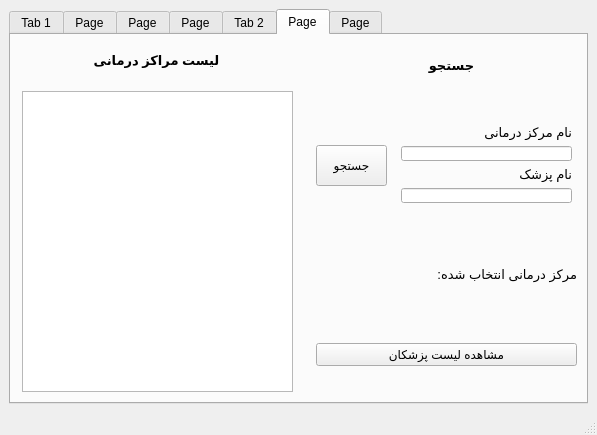
<?xml version="1.0" encoding="UTF-8"?>
<ui version="4.0">
 <class>MainWindow</class>
 <widget class="QMainWindow" name="MainWindow">
  <property name="geometry">
   <rect>
    <x>0</x>
    <y>0</y>
    <width>597</width>
    <height>435</height>
   </rect>
  </property>
  <property name="windowTitle">
   <string>MainWindow</string>
  </property>
  <widget class="QWidget" name="centralwidget">
   <layout class="QGridLayout" name="gridLayout">
    <item row="0" column="1">
     <widget class="QTabWidget" name="tabWidget">
      <property name="currentIndex">
       <number>5</number>
      </property>
      <widget class="QWidget" name="sfdg">
       <attribute name="title">
        <string>Tab 1</string>
       </attribute>
       <widget class="QLabel" name="label_6">
        <property name="geometry">
         <rect>
          <x>150</x>
          <y>10</y>
          <width>271</width>
          <height>41</height>
         </rect>
        </property>
        <property name="font">
         <font>
          <pointsize>10</pointsize>
          <weight>75</weight>
          <bold>true</bold>
         </font>
        </property>
        <property name="text">
         <string>مشخصات</string>
        </property>
        <property name="alignment">
         <set>Qt::AlignCenter</set>
        </property>
       </widget>
       <widget class="QLabel" name="label_12">
        <property name="geometry">
         <rect>
          <x>414</x>
          <y>60</y>
          <width>131</width>
          <height>20</height>
         </rect>
        </property>
        <property name="font">
         <font>
          <pointsize>10</pointsize>
         </font>
        </property>
        <property name="text">
         <string>نام</string>
        </property>
       </widget>
       <widget class="QLineEdit" name="fname">
        <property name="geometry">
         <rect>
          <x>392</x>
          <y>80</y>
          <width>161</width>
          <height>20</height>
         </rect>
        </property>
       </widget>
       <widget class="QLabel" name="label_15">
        <property name="geometry">
         <rect>
          <x>230</x>
          <y>60</y>
          <width>131</width>
          <height>20</height>
         </rect>
        </property>
        <property name="font">
         <font>
          <pointsize>10</pointsize>
         </font>
        </property>
        <property name="text">
         <string>نام خانوادگی</string>
        </property>
       </widget>
       <widget class="QLineEdit" name="lname">
        <property name="geometry">
         <rect>
          <x>200</x>
          <y>80</y>
          <width>161</width>
          <height>20</height>
         </rect>
        </property>
       </widget>
       <widget class="QLabel" name="label_16">
        <property name="geometry">
         <rect>
          <x>400</x>
          <y>120</y>
          <width>151</width>
          <height>20</height>
         </rect>
        </property>
        <property name="font">
         <font>
          <pointsize>10</pointsize>
         </font>
        </property>
        <property name="text">
         <string>بیمه</string>
        </property>
       </widget>
       <widget class="QComboBox" name="combo_insurance_panel">
        <property name="geometry">
         <rect>
          <x>392</x>
          <y>150</y>
          <width>161</width>
          <height>22</height>
         </rect>
        </property>
       </widget>
       <widget class="QLabel" name="label_17">
        <property name="geometry">
         <rect>
          <x>230</x>
          <y>120</y>
          <width>131</width>
          <height>20</height>
         </rect>
        </property>
        <property name="font">
         <font>
          <pointsize>10</pointsize>
         </font>
        </property>
        <property name="text">
         <string>عکس</string>
        </property>
       </widget>
       <widget class="QLabel" name="image">
        <property name="geometry">
         <rect>
          <x>20</x>
          <y>60</y>
          <width>151</width>
          <height>141</height>
         </rect>
        </property>
        <property name="text">
         <string>عکس</string>
        </property>
       </widget>
       <widget class="QPushButton" name="browseimage">
        <property name="geometry">
         <rect>
          <x>200</x>
          <y>150</y>
          <width>91</width>
          <height>21</height>
         </rect>
        </property>
        <property name="text">
         <string>بارگذاری عکس</string>
        </property>
       </widget>
       <widget class="QPushButton" name="update_panel">
        <property name="geometry">
         <rect>
          <x>195</x>
          <y>320</y>
          <width>361</width>
          <height>31</height>
         </rect>
        </property>
        <property name="text">
         <string>ثبت تغییرات</string>
        </property>
       </widget>
       <widget class="QLabel" name="label_19">
        <property name="geometry">
         <rect>
          <x>420</x>
          <y>180</y>
          <width>131</width>
          <height>20</height>
         </rect>
        </property>
        <property name="font">
         <font>
          <pointsize>10</pointsize>
         </font>
        </property>
        <property name="text">
         <string>تاریخ تولد</string>
        </property>
       </widget>
       <widget class="QDateEdit" name="dateEdit">
        <property name="geometry">
         <rect>
          <x>389</x>
          <y>210</y>
          <width>161</width>
          <height>22</height>
         </rect>
        </property>
       </widget>
       <widget class="QLabel" name="label_20">
        <property name="geometry">
         <rect>
          <x>230</x>
          <y>180</y>
          <width>131</width>
          <height>20</height>
         </rect>
        </property>
        <property name="font">
         <font>
          <pointsize>10</pointsize>
         </font>
        </property>
        <property name="text">
         <string>جنسیت</string>
        </property>
       </widget>
       <widget class="QRadioButton" name="female">
        <property name="geometry">
         <rect>
          <x>201</x>
          <y>210</y>
          <width>61</width>
          <height>20</height>
         </rect>
        </property>
        <property name="text">
         <string>زن</string>
        </property>
       </widget>
       <widget class="QRadioButton" name="male">
        <property name="geometry">
         <rect>
          <x>291</x>
          <y>210</y>
          <width>61</width>
          <height>20</height>
         </rect>
        </property>
        <property name="text">
         <string>مرد</string>
        </property>
       </widget>
       <widget class="QLabel" name="label_21">
        <property name="geometry">
         <rect>
          <x>250</x>
          <y>250</y>
          <width>301</width>
          <height>20</height>
         </rect>
        </property>
        <property name="font">
         <font>
          <pointsize>10</pointsize>
         </font>
        </property>
        <property name="text">
         <string>رمز عبور</string>
        </property>
       </widget>
       <widget class="QLineEdit" name="password">
        <property name="geometry">
         <rect>
          <x>390</x>
          <y>280</y>
          <width>161</width>
          <height>20</height>
         </rect>
        </property>
       </widget>
      </widget>
      <widget class="QWidget" name="asdfg">
       <attribute name="title">
        <string>Page</string>
       </attribute>
       <widget class="QLabel" name="label_8">
        <property name="geometry">
         <rect>
          <x>144</x>
          <y>10</y>
          <width>231</width>
          <height>31</height>
         </rect>
        </property>
        <property name="font">
         <font>
          <pointsize>10</pointsize>
          <weight>75</weight>
          <bold>true</bold>
         </font>
        </property>
        <property name="text">
         <string>نوبت های من و خانواده</string>
        </property>
        <property name="alignment">
         <set>Qt::AlignCenter</set>
        </property>
       </widget>
       <widget class="QLabel" name="label_18">
        <property name="geometry">
         <rect>
          <x>470</x>
          <y>50</y>
          <width>101</width>
          <height>20</height>
         </rect>
        </property>
        <property name="font">
         <font>
          <pointsize>10</pointsize>
         </font>
        </property>
        <property name="text">
         <string>انتخاب اعضای خانواده</string>
        </property>
       </widget>
       <widget class="QComboBox" name="chose_family">
        <property name="geometry">
         <rect>
          <x>410</x>
          <y>70</y>
          <width>161</width>
          <height>22</height>
         </rect>
        </property>
       </widget>
       <widget class="QListView" name="list_appointment">
        <property name="geometry">
         <rect>
          <x>10</x>
          <y>51</y>
          <width>201</width>
          <height>311</height>
         </rect>
        </property>
       </widget>
       <widget class="QLabel" name="label_22">
        <property name="geometry">
         <rect>
          <x>244</x>
          <y>50</y>
          <width>151</width>
          <height>20</height>
         </rect>
        </property>
        <property name="font">
         <font>
          <pointsize>10</pointsize>
         </font>
        </property>
        <property name="text">
         <string>مشخصات نوبت انتخاب شده:</string>
        </property>
       </widget>
       <widget class="QLabel" name="appointment_label">
        <property name="geometry">
         <rect>
          <x>230</x>
          <y>79</y>
          <width>161</width>
          <height>211</height>
         </rect>
        </property>
        <property name="text">
         <string>مشخصات</string>
        </property>
       </widget>
       <widget class="QLabel" name="label_24">
        <property name="geometry">
         <rect>
          <x>410</x>
          <y>100</y>
          <width>101</width>
          <height>20</height>
         </rect>
        </property>
        <property name="font">
         <font>
          <pointsize>10</pointsize>
          <weight>75</weight>
          <bold>true</bold>
         </font>
        </property>
        <property name="text">
         <string>جستجو</string>
        </property>
       </widget>
       <widget class="QComboBox" name="combo_specialty_appointment">
        <property name="geometry">
         <rect>
          <x>408</x>
          <y>189</y>
          <width>161</width>
          <height>20</height>
         </rect>
        </property>
       </widget>
       <widget class="QLabel" name="label_25">
        <property name="geometry">
         <rect>
          <x>408</x>
          <y>171</y>
          <width>161</width>
          <height>20</height>
         </rect>
        </property>
        <property name="font">
         <font>
          <pointsize>10</pointsize>
         </font>
        </property>
        <property name="text">
         <string>تخصص</string>
        </property>
       </widget>
       <widget class="QLineEdit" name="search_doctor_appointment">
        <property name="geometry">
         <rect>
          <x>408</x>
          <y>148</y>
          <width>161</width>
          <height>20</height>
         </rect>
        </property>
       </widget>
       <widget class="QLabel" name="label_26">
        <property name="geometry">
         <rect>
          <x>428</x>
          <y>130</y>
          <width>141</width>
          <height>20</height>
         </rect>
        </property>
        <property name="font">
         <font>
          <pointsize>10</pointsize>
          <weight>50</weight>
          <bold>false</bold>
         </font>
        </property>
        <property name="text">
         <string>نام پزشک</string>
        </property>
       </widget>
       <widget class="QLabel" name="label_27">
        <property name="geometry">
         <rect>
          <x>408</x>
          <y>212</y>
          <width>161</width>
          <height>20</height>
         </rect>
        </property>
        <property name="font">
         <font>
          <pointsize>10</pointsize>
         </font>
        </property>
        <property name="text">
         <string>تاریخ</string>
        </property>
       </widget>
       <widget class="QPushButton" name="find_appointment">
        <property name="geometry">
         <rect>
          <x>450</x>
          <y>320</y>
          <width>71</width>
          <height>21</height>
         </rect>
        </property>
        <property name="text">
         <string>جستجو</string>
        </property>
       </widget>
       <widget class="QDateEdit" name="dateEdit_appointment">
        <property name="geometry">
         <rect>
          <x>409</x>
          <y>230</y>
          <width>161</width>
          <height>22</height>
         </rect>
        </property>
       </widget>
       <widget class="QLabel" name="label_28">
        <property name="geometry">
         <rect>
          <x>410</x>
          <y>260</y>
          <width>161</width>
          <height>20</height>
         </rect>
        </property>
        <property name="font">
         <font>
          <pointsize>10</pointsize>
         </font>
        </property>
        <property name="text">
         <string>ساعت</string>
        </property>
       </widget>
       <widget class="QTimeEdit" name="timeEdit_appointment">
        <property name="geometry">
         <rect>
          <x>410</x>
          <y>280</y>
          <width>161</width>
          <height>22</height>
         </rect>
        </property>
       </widget>
       <widget class="QPushButton" name="profile_doctor_appointment">
        <property name="geometry">
         <rect>
          <x>225</x>
          <y>330</y>
          <width>181</width>
          <height>20</height>
         </rect>
        </property>
        <property name="text">
         <string>مشاهده پروفایل پزشک نوبت انتخاب شده</string>
        </property>
       </widget>
       <widget class="QSpinBox" name="score_doctor">
        <property name="geometry">
         <rect>
          <x>280</x>
          <y>300</y>
          <width>42</width>
          <height>22</height>
         </rect>
        </property>
        <property name="maximum">
         <number>5</number>
        </property>
       </widget>
       <widget class="QLabel" name="label_34">
        <property name="geometry">
         <rect>
          <x>330</x>
          <y>300</y>
          <width>71</width>
          <height>20</height>
         </rect>
        </property>
        <property name="font">
         <font>
          <pointsize>8</pointsize>
         </font>
        </property>
        <property name="text">
         <string>امتیاز دهی به پزشک</string>
        </property>
       </widget>
       <widget class="QPushButton" name="score_clicked">
        <property name="geometry">
         <rect>
          <x>220</x>
          <y>300</y>
          <width>56</width>
          <height>21</height>
         </rect>
        </property>
        <property name="text">
         <string>تایید امتیاز</string>
        </property>
       </widget>
      </widget>
      <widget class="QWidget" name="tab_2">
       <attribute name="title">
        <string>Page</string>
       </attribute>
       <widget class="QLabel" name="label_29">
        <property name="geometry">
         <rect>
          <x>150</x>
          <y>10</y>
          <width>211</width>
          <height>31</height>
         </rect>
        </property>
        <property name="font">
         <font>
          <pointsize>10</pointsize>
          <weight>75</weight>
          <bold>true</bold>
         </font>
        </property>
        <property name="text">
         <string>خانواده</string>
        </property>
        <property name="alignment">
         <set>Qt::AlignCenter</set>
        </property>
       </widget>
       <widget class="QPushButton" name="add_family">
        <property name="geometry">
         <rect>
          <x>335</x>
          <y>70</y>
          <width>231</width>
          <height>61</height>
         </rect>
        </property>
        <property name="font">
         <font>
          <pointsize>10</pointsize>
         </font>
        </property>
        <property name="text">
         <string>افزودن عضو +</string>
        </property>
       </widget>
       <widget class="QListView" name="list_family">
        <property name="geometry">
         <rect>
          <x>15</x>
          <y>51</y>
          <width>271</width>
          <height>301</height>
         </rect>
        </property>
       </widget>
       <widget class="QLabel" name="label_30">
        <property name="geometry">
         <rect>
          <x>360</x>
          <y>220</y>
          <width>201</width>
          <height>31</height>
         </rect>
        </property>
        <property name="font">
         <font>
          <pointsize>10</pointsize>
         </font>
        </property>
        <property name="text">
         <string>عضو انتخاب شده:</string>
        </property>
       </widget>
       <widget class="QLabel" name="selected_family">
        <property name="geometry">
         <rect>
          <x>340</x>
          <y>250</y>
          <width>221</width>
          <height>31</height>
         </rect>
        </property>
        <property name="font">
         <font>
          <pointsize>10</pointsize>
         </font>
        </property>
        <property name="text">
         <string/>
        </property>
       </widget>
       <widget class="QPushButton" name="delete_selected_family">
        <property name="geometry">
         <rect>
          <x>420</x>
          <y>310</y>
          <width>141</width>
          <height>20</height>
         </rect>
        </property>
        <property name="text">
         <string>حذف عضو انتخاب شده</string>
        </property>
       </widget>
      </widget>
      <widget class="QWidget" name="tab_3">
       <attribute name="title">
        <string>Page</string>
       </attribute>
       <widget class="QLabel" name="label_32">
        <property name="geometry">
         <rect>
          <x>180</x>
          <y>10</y>
          <width>211</width>
          <height>91</height>
         </rect>
        </property>
        <property name="font">
         <font>
          <pointsize>10</pointsize>
          <weight>75</weight>
          <bold>true</bold>
         </font>
        </property>
        <property name="text">
         <string>پیگیری نوبت</string>
        </property>
        <property name="alignment">
         <set>Qt::AlignCenter</set>
        </property>
       </widget>
       <widget class="QLabel" name="label_33">
        <property name="geometry">
         <rect>
          <x>271</x>
          <y>116</y>
          <width>201</width>
          <height>31</height>
         </rect>
        </property>
        <property name="font">
         <font>
          <pointsize>10</pointsize>
         </font>
        </property>
        <property name="text">
         <string>کد پیگیری</string>
        </property>
       </widget>
       <widget class="QLineEdit" name="lineEdit">
        <property name="geometry">
         <rect>
          <x>151</x>
          <y>148</y>
          <width>321</width>
          <height>20</height>
         </rect>
        </property>
       </widget>
       <widget class="QPushButton" name="pushButton">
        <property name="geometry">
         <rect>
          <x>240</x>
          <y>210</y>
          <width>131</width>
          <height>21</height>
         </rect>
        </property>
        <property name="text">
         <string>پیگیری</string>
        </property>
       </widget>
      </widget>
      <widget class="QWidget" name="dfbg">
       <attribute name="title">
        <string>Tab 2</string>
       </attribute>
       <widget class="QListView" name="list_doctor">
        <property name="geometry">
         <rect>
          <x>6</x>
          <y>56</y>
          <width>271</width>
          <height>301</height>
         </rect>
        </property>
       </widget>
       <widget class="QLabel" name="label">
        <property name="geometry">
         <rect>
          <x>10</x>
          <y>0</y>
          <width>261</width>
          <height>51</height>
         </rect>
        </property>
        <property name="font">
         <font>
          <pointsize>10</pointsize>
          <weight>75</weight>
          <bold>true</bold>
         </font>
        </property>
        <property name="text">
         <string>لیست پزشکان</string>
        </property>
        <property name="alignment">
         <set>Qt::AlignCenter</set>
        </property>
       </widget>
       <widget class="QPushButton" name="find_doctor">
        <property name="geometry">
         <rect>
          <x>300</x>
          <y>120</y>
          <width>71</width>
          <height>41</height>
         </rect>
        </property>
        <property name="text">
         <string>جستجو</string>
        </property>
       </widget>
       <widget class="QLabel" name="label_4">
        <property name="geometry">
         <rect>
          <x>320</x>
          <y>20</y>
          <width>231</width>
          <height>20</height>
         </rect>
        </property>
        <property name="font">
         <font>
          <pointsize>10</pointsize>
          <weight>75</weight>
          <bold>true</bold>
         </font>
        </property>
        <property name="text">
         <string>جستجو</string>
        </property>
        <property name="alignment">
         <set>Qt::AlignCenter</set>
        </property>
       </widget>
       <widget class="QPushButton" name="sort_vistprice">
        <property name="geometry">
         <rect>
          <x>310</x>
          <y>210</y>
          <width>241</width>
          <height>20</height>
         </rect>
        </property>
        <property name="text">
         <string>مرتب کردن بر اساس هزینه ویزیت</string>
        </property>
       </widget>
       <widget class="QWidget" name="">
        <property name="geometry">
         <rect>
          <x>380</x>
          <y>70</y>
          <width>181</width>
          <height>121</height>
         </rect>
        </property>
        <layout class="QVBoxLayout" name="verticalLayout_6">
         <item>
          <widget class="QLabel" name="label_2">
           <property name="font">
            <font>
             <pointsize>10</pointsize>
             <weight>50</weight>
             <bold>false</bold>
            </font>
           </property>
           <property name="text">
            <string>نام پزشک</string>
           </property>
          </widget>
         </item>
         <item>
          <widget class="QLineEdit" name="search_name_doctor"/>
         </item>
         <item>
          <widget class="QLabel" name="label_3">
           <property name="font">
            <font>
             <pointsize>10</pointsize>
            </font>
           </property>
           <property name="text">
            <string>تخصص</string>
           </property>
          </widget>
         </item>
         <item>
          <widget class="QComboBox" name="combo_specialty"/>
         </item>
         <item>
          <widget class="QLabel" name="label_5">
           <property name="font">
            <font>
             <pointsize>10</pointsize>
            </font>
           </property>
           <property name="text">
            <string>بیمه</string>
           </property>
          </widget>
         </item>
         <item>
          <widget class="QComboBox" name="combo_insurance"/>
         </item>
        </layout>
       </widget>
       <widget class="QWidget" name="">
        <property name="geometry">
         <rect>
          <x>300</x>
          <y>250</y>
          <width>261</width>
          <height>101</height>
         </rect>
        </property>
        <layout class="QVBoxLayout" name="verticalLayout_7">
         <item>
          <widget class="QLabel" name="label_7">
           <property name="font">
            <font>
             <pointsize>10</pointsize>
            </font>
           </property>
           <property name="text">
            <string>پزشک انتخاب شده:</string>
           </property>
          </widget>
         </item>
         <item>
          <widget class="QLabel" name="selected_doctor">
           <property name="text">
            <string/>
           </property>
          </widget>
         </item>
         <item>
          <layout class="QVBoxLayout" name="verticalLayout">
           <item>
            <widget class="QPushButton" name="appointment">
             <property name="text">
              <string>رزرو نوبت</string>
             </property>
            </widget>
           </item>
           <item>
            <widget class="QPushButton" name="profile">
             <property name="text">
              <string>مشاهده پروفایل</string>
             </property>
            </widget>
           </item>
          </layout>
         </item>
        </layout>
       </widget>
      </widget>
      <widget class="QWidget" name="dfb">
       <attribute name="title">
        <string>Page</string>
       </attribute>
       <widget class="QLabel" name="label_13">
        <property name="geometry">
         <rect>
          <x>325</x>
          <y>20</y>
          <width>231</width>
          <height>20</height>
         </rect>
        </property>
        <property name="font">
         <font>
          <pointsize>10</pointsize>
          <weight>75</weight>
          <bold>true</bold>
         </font>
        </property>
        <property name="text">
         <string>جستجو</string>
        </property>
        <property name="alignment">
         <set>Qt::AlignCenter</set>
        </property>
       </widget>
       <widget class="QLabel" name="label_14">
        <property name="geometry">
         <rect>
          <x>15</x>
          <y>0</y>
          <width>261</width>
          <height>51</height>
         </rect>
        </property>
        <property name="font">
         <font>
          <pointsize>10</pointsize>
          <weight>75</weight>
          <bold>true</bold>
         </font>
        </property>
        <property name="text">
         <string>لیست مراکز درمانی</string>
        </property>
        <property name="alignment">
         <set>Qt::AlignCenter</set>
        </property>
       </widget>
       <widget class="QListView" name="list_healthcare">
        <property name="geometry">
         <rect>
          <x>11</x>
          <y>56</y>
          <width>271</width>
          <height>301</height>
         </rect>
        </property>
       </widget>
       <widget class="QPushButton" name="find_healthcare">
        <property name="geometry">
         <rect>
          <x>305</x>
          <y>110</y>
          <width>71</width>
          <height>41</height>
         </rect>
        </property>
        <property name="text">
         <string>جستجو</string>
        </property>
       </widget>
       <widget class="QWidget" name="">
        <property name="geometry">
         <rect>
          <x>390</x>
          <y>90</y>
          <width>171</width>
          <height>78</height>
         </rect>
        </property>
        <layout class="QVBoxLayout" name="verticalLayout_4">
         <item>
          <widget class="QLabel" name="label_11">
           <property name="font">
            <font>
             <pointsize>10</pointsize>
             <weight>50</weight>
             <bold>false</bold>
            </font>
           </property>
           <property name="text">
            <string>نام مرکز درمانی</string>
           </property>
          </widget>
         </item>
         <item>
          <widget class="QLineEdit" name="name_healthcare"/>
         </item>
         <item>
          <widget class="QLabel" name="label_10">
           <property name="font">
            <font>
             <pointsize>10</pointsize>
            </font>
           </property>
           <property name="text">
            <string>نام پزشک</string>
           </property>
          </widget>
         </item>
         <item>
          <widget class="QLineEdit" name="name_doctor"/>
         </item>
        </layout>
       </widget>
       <widget class="QWidget" name="">
        <property name="geometry">
         <rect>
          <x>305</x>
          <y>220</y>
          <width>261</width>
          <height>111</height>
         </rect>
        </property>
        <layout class="QVBoxLayout" name="verticalLayout_5">
         <item>
          <widget class="QLabel" name="label_9">
           <property name="font">
            <font>
             <pointsize>10</pointsize>
            </font>
           </property>
           <property name="text">
            <string>مرکز درمانی انتخاب شده:</string>
           </property>
          </widget>
         </item>
         <item>
          <widget class="QLabel" name="select_healthcare">
           <property name="text">
            <string/>
           </property>
          </widget>
         </item>
         <item>
          <layout class="QVBoxLayout" name="verticalLayout_3">
           <item>
            <widget class="QPushButton" name="list_doctors_healthcare">
             <property name="text">
              <string>مشاهده لیست پزشکان</string>
             </property>
            </widget>
           </item>
          </layout>
         </item>
        </layout>
       </widget>
      </widget>
      <widget class="QWidget" name="tab">
       <attribute name="title">
        <string>Page</string>
       </attribute>
       <widget class="QLabel" name="label_23">
        <property name="geometry">
         <rect>
          <x>200</x>
          <y>0</y>
          <width>201</width>
          <height>51</height>
         </rect>
        </property>
        <property name="font">
         <font>
          <pointsize>10</pointsize>
          <weight>75</weight>
          <bold>true</bold>
         </font>
        </property>
        <property name="text">
         <string>پزشکان ذخیره شده</string>
        </property>
        <property name="alignment">
         <set>Qt::AlignCenter</set>
        </property>
       </widget>
       <widget class="QListView" name="list_healthcare_2">
        <property name="geometry">
         <rect>
          <x>10</x>
          <y>50</y>
          <width>271</width>
          <height>301</height>
         </rect>
        </property>
       </widget>
       <widget class="QLabel" name="selected_doctor_2">
        <property name="geometry">
         <rect>
          <x>310</x>
          <y>230</y>
          <width>259</width>
          <height>25</height>
         </rect>
        </property>
        <property name="text">
         <string/>
        </property>
       </widget>
       <widget class="QPushButton" name="profile_3">
        <property name="geometry">
         <rect>
          <x>310</x>
          <y>330</y>
          <width>257</width>
          <height>17</height>
         </rect>
        </property>
        <property name="text">
         <string>مشاهده پروفایل</string>
        </property>
       </widget>
       <widget class="QLabel" name="label_31">
        <property name="geometry">
         <rect>
          <x>310</x>
          <y>200</y>
          <width>259</width>
          <height>26</height>
         </rect>
        </property>
        <property name="font">
         <font>
          <pointsize>10</pointsize>
         </font>
        </property>
        <property name="text">
         <string>پزشک انتخاب شده:</string>
        </property>
       </widget>
       <widget class="QPushButton" name="appointment_3">
        <property name="geometry">
         <rect>
          <x>310</x>
          <y>310</y>
          <width>257</width>
          <height>17</height>
         </rect>
        </property>
        <property name="text">
         <string>رزرو نوبت</string>
        </property>
       </widget>
       <widget class="QPushButton" name="appointment_4">
        <property name="geometry">
         <rect>
          <x>310</x>
          <y>270</y>
          <width>257</width>
          <height>17</height>
         </rect>
        </property>
        <property name="text">
         <string>حذف از لیست ذخیره شده ها</string>
        </property>
       </widget>
      </widget>
     </widget>
    </item>
   </layout>
  </widget>
  <widget class="QMenuBar" name="menubar">
   <property name="geometry">
    <rect>
     <x>0</x>
     <y>0</y>
     <width>597</width>
     <height>18</height>
    </rect>
   </property>
  </widget>
  <widget class="QStatusBar" name="statusbar"/>
 </widget>
 <resources/>
 <connections/>
</ui>
